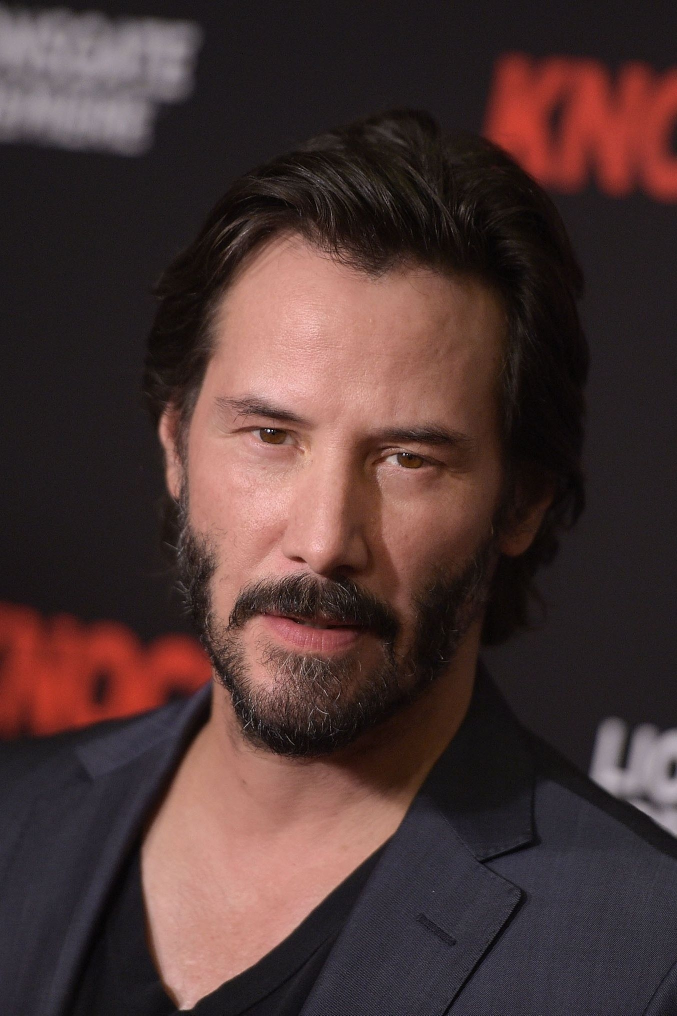
#> input picture data/input/1.jpg, 1354 x 2031 px (shown at 1/2 size)
$ python main.py --input data/input/1.jpg --output out.png
#> lines starting #> are read from the running program, lines starting #| are printed output that depends on the picture
### src/pupil_distance_detector/utils/image_io.py
from __future__ import annotations

from pathlib import Path

import cv2
import numpy as np


def load_image(path: str | Path, grayscale: bool = False) -> np.ndarray:
#> called with path = 'data/input/1.jpg', grayscale = False
    flag = cv2.IMREAD_GRAYSCALE if grayscale else cv2.IMREAD_COLOR
    image = cv2.imread(str(path), flag)
#> image is the input picture: shape (2031, 1354, 3); mean B, G, R 52.1, 53.5, 75.2
    if image is None:
        raise FileNotFoundError(f"Unable to load image: {path}")
    return image


def ensure_gray(image: np.ndarray) -> np.ndarray:
    if image.ndim == 2:
        return image
    return cv2.cvtColor(image, cv2.COLOR_BGR2GRAY)
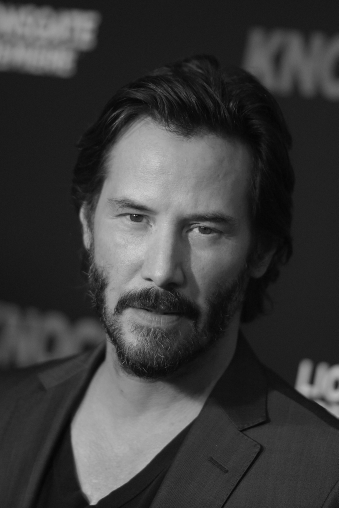
#> returned value: shape (2031, 1354) (shown at 1/4 size); min 0, max 254, mean 59.8


def ensure_bgr(image: np.ndarray) -> np.ndarray:
    if image.ndim == 3:
        return image.copy()
    return cv2.cvtColor(image, cv2.COLOR_GRAY2BGR)


def save_image(path: str | Path, image: np.ndarray) -> None:
    output_path = Path(path)
    output_path.parent.mkdir(parents=True, exist_ok=True)
    success = cv2.imwrite(str(output_path), image)
    if not success:
        raise IOError(f"Unable to save image: {path}")

### src/pupil_distance_detector/pipelines/pipeline_v1.py
"""
Pipeline V1 技術流程
1. 讀入輸入影像並轉為灰階影像。
2. 進行小角度旋轉搜尋，降低人臉微幅傾斜造成的偵測偏差。
3. 使用 Haar cascade 偵測臉部與眼睛位置。
4. 依據臉部與眼睛位置建立左右眼搜尋區域。
5. 對搜尋區域套用 Gaussian Blur，降低雜訊干擾。
6. 在左右眼區域內以自適應二值化、Canny、Hough Circle 與 contour 產生瞳孔候選。
7. 以暗區、圓形程度與區域位置評估候選品質，收斂出左右瞳孔中心。
8. 計算左右瞳孔中心的像素距離。
9. 只輸出最終成果圖，清楚標示瞳孔範圍與瞳孔中心距離。
10. 保留中間處理結果於 artifacts，供除錯或後續分析使用。
"""

from __future__ import annotations

from pathlib import Path

import cv2
import numpy as np

from pupil_distance_detector.measurement.distance import euclidean_distance
from pupil_distance_detector.pipelines.base import BasePipeline
from pupil_distance_detector.preprocessing.binarization import apply_adaptive_threshold
from pupil_distance_detector.preprocessing.blur import apply_gaussian_blur
from pupil_distance_detector.utils.image_io import ensure_bgr, ensure_gray
from pupil_distance_detector.utils.models import DetectionResult, PipelineArtifacts, PupilCandidate


FACE_CASCADE_PATH = Path(cv2.data.haarcascades) / "haarcascade_frontalface_default.xml"
EYE_CASCADE_PATH = Path(cv2.data.haarcascades) / "haarcascade_eye_tree_eyeglasses.xml"


class PipelineV1(BasePipeline):
    name = "v1"

    ROTATION_ANGLES = (-10.0, -5.0, 0.0, 5.0, 10.0)
    BLUR_OPTIONS = (
        ((7, 7), 1.0),
        ((9, 9), 1.4),
    )

    @staticmethod
    def _rotate_image(image: np.ndarray, angle_deg: float) -> np.ndarray:
        height, width = image.shape[:2]
        center = (width / 2.0, height / 2.0)
        matrix = cv2.getRotationMatrix2D(center, angle_deg, 1.0)
        return cv2.warpAffine(
            image,
            matrix,
            (width, height),
            flags=cv2.INTER_LINEAR,
            borderMode=cv2.BORDER_CONSTANT,
            borderValue=0,
        )

    @staticmethod
    def _make_box_mask(image: np.ndarray, box: tuple[int, int, int, int]) -> np.ndarray:
        x1, y1, x2, y2 = box
        masked = np.zeros_like(image)
        masked[y1:y2, x1:x2] = image[y1:y2, x1:x2]
        return masked

    @staticmethod
    def _detect_face_and_eyes(
        gray: np.ndarray,
    ) -> tuple[tuple[int, int, int, int] | None, list[tuple[int, int, int, int]]]:
        face_cascade = cv2.CascadeClassifier(str(FACE_CASCADE_PATH))
        eye_cascade = cv2.CascadeClassifier(str(EYE_CASCADE_PATH))

        faces = face_cascade.detectMultiScale(gray, scaleFactor=1.1, minNeighbors=5, minSize=(120, 120))
        if len(faces) == 0:
            return None, []

        fx, fy, fw, fh = map(int, max(faces, key=lambda item: item[2] * item[3]))
        face_upper = gray[fy : fy + int(fh * 0.62), fx : fx + fw]
        eyes = eye_cascade.detectMultiScale(face_upper, scaleFactor=1.05, minNeighbors=6, minSize=(28, 28))

        eye_boxes: list[tuple[int, int, int, int]] = []
        for ex, ey, ew, eh in eyes:
            eye_boxes.append((fx + int(ex), fy + int(ey), int(ew), int(eh)))

        eye_boxes.sort(key=lambda item: item[2] * item[3], reverse=True)
        return (fx, fy, fw, fh), eye_boxes[:4]

    @staticmethod
    def _build_eye_search_regions(
        gray: np.ndarray,
        face_box: tuple[int, int, int, int] | None,
        eye_boxes: list[tuple[int, int, int, int]],
    ) -> tuple[tuple[int, int, int, int], tuple[int, int, int, int], tuple[int, int, int, int]]:
        height, width = gray.shape[:2]

        if face_box is None:
            face_box = (int(width * 0.18), int(height * 0.10), int(width * 0.64), int(height * 0.72))

        fx, fy, fw, fh = face_box
        coarse_box = (
            max(0, fx + int(fw * 0.10)),
            max(0, fy + int(fh * 0.16)),
            min(width, fx + int(fw * 0.90)),
            min(height, fy + int(fh * 0.48)),
        )

        def expand_eye(box: tuple[int, int, int, int]) -> tuple[int, int, int, int]:
            ex, ey, ew, eh = box
            x1 = max(0, ex - int(ew * 0.10))
            x2 = min(width, ex + ew + int(ew * 0.10))
            y1 = max(0, ey + int(eh * 0.12))
            y2 = min(height, ey + int(eh * 0.72))
            return x1, y1, x2, y2

        if len(eye_boxes) >= 2:
            sorted_eyes = sorted(eye_boxes, key=lambda item: item[0])
            left_raw = sorted_eyes[0]
            right_raw = sorted_eyes[-1]
            avg_h = int(round((left_raw[3] + right_raw[3]) / 2))
            avg_center_y = int(
                round(((left_raw[1] + left_raw[3] / 2) + (right_raw[1] + right_raw[3] / 2)) / 2)
            )

            left_eye_box = (left_raw[0], max(0, avg_center_y - avg_h // 2), left_raw[2], avg_h)
            right_eye_box = (right_raw[0], max(0, avg_center_y - avg_h // 2), right_raw[2], avg_h)
            return coarse_box, expand_eye(left_eye_box), expand_eye(right_eye_box)

        if len(eye_boxes) == 1:
            ex, ey, ew, eh = eye_boxes[0]
            face_center_x = fx + fw / 2.0
            eye_center_x = ex + ew / 2.0
            mirrored_center_x = int(round(2 * face_center_x - eye_center_x))
            mirrored_x = max(fx, min(int(mirrored_center_x - ew / 2.0), fx + fw - ew))
            mirrored_eye = (mirrored_x, ey, ew, eh)

            if eye_center_x <= face_center_x:
                return coarse_box, expand_eye((ex, ey, ew, eh)), expand_eye(mirrored_eye)
            return coarse_box, expand_eye(mirrored_eye), expand_eye((ex, ey, ew, eh))

        cx1, cy1, cx2, cy2 = coarse_box
        coarse_width = cx2 - cx1
        coarse_height = cy2 - cy1
        left_box = (
            cx1,
            cy1 + int(coarse_height * 0.10),
            cx1 + int(coarse_width * 0.48),
            cy1 + int(coarse_height * 0.60),
        )
        right_box = (
            cx1 + int(coarse_width * 0.52),
            cy1 + int(coarse_height * 0.10),
            cx2,
            cy1 + int(coarse_height * 0.60),
        )
        return coarse_box, left_box, right_box

    @staticmethod
    def _score_local_candidate(candidate: PupilCandidate, roi: np.ndarray) -> float:
        cx, cy = candidate.center
        radius = max(4, int(round(candidate.radius)))
        rx1 = max(0, cx - radius)
        ry1 = max(0, cy - radius)
        rx2 = min(roi.shape[1], cx + radius)
        ry2 = min(roi.shape[0], cy + radius)
        patch = roi[ry1:ry2, rx1:rx2]
        darkness = 255.0 - float(np.mean(patch)) if patch.size else 0.0
        center_penalty = abs(cx - roi.shape[1] / 2) / max(roi.shape[1] / 2, 1)
        vertical_penalty = abs(cy - roi.shape[0] * 0.42) / max(roi.shape[0] * 0.42, 1)
        return candidate.score + (darkness / 255.0) * 1.5 - center_penalty * 0.6 - vertical_penalty * 0.8

    @staticmethod
    def _refine_candidate_center(roi: np.ndarray, candidate: PupilCandidate) -> tuple[tuple[int, int], float]:
        cx, cy = candidate.center
        radius = max(6, int(round(candidate.radius * 1.6)))
        x1 = max(0, cx - radius)
        y1 = max(0, cy - radius)
        x2 = min(roi.shape[1], cx + radius + 1)
        y2 = min(roi.shape[0], cy + radius + 1)
        patch = roi[y1:y2, x1:x2]
        if patch.size == 0:
            return candidate.center, candidate.radius

        patch_blur = cv2.GaussianBlur(patch, (5, 5), 0)
        darkness = 255.0 - patch_blur.astype(np.float32)
        threshold = np.percentile(darkness, 85)
        mask = darkness >= threshold
        if not np.any(mask):
            min_idx = np.unravel_index(np.argmin(patch_blur), patch_blur.shape)
            return (x1 + int(min_idx[1]), y1 + int(min_idx[0])), candidate.radius

        ys, xs = np.where(mask)
        weights = darkness[ys, xs]
        refined_x = int(round(np.average(xs, weights=weights))) + x1
        refined_y = int(round(np.average(ys, weights=weights))) + y1
        blob_area = float(mask.sum())
        refined_radius = max(3.0, min(candidate.radius, np.sqrt(blob_area / np.pi)))
        return (refined_x, refined_y), refined_radius

    @classmethod
    def _detect_pupil_in_eye_region(
        cls,
        gray: np.ndarray,
        eye_box: tuple[int, int, int, int],
    ) -> tuple[PupilCandidate | None, dict[str, np.ndarray]]:
        x1, y1, x2, y2 = eye_box
        roi = gray[y1:y2, x1:x2]
        if roi.size == 0 or roi.shape[0] < 12 or roi.shape[1] < 12:
            return None, {}

        blurred = apply_gaussian_blur(roi, kernel_size=(7, 7), sigma_x=1.2)
        binary = apply_adaptive_threshold(blurred, block_size=25, c=7, invert=True)
        edges = cv2.Canny(blurred, 20, 60)
        candidates: list[PupilCandidate] = []

        circles = cv2.HoughCircles(
            blurred,
            cv2.HOUGH_GRADIENT,
            dp=1.2,
            minDist=max(roi.shape[1] // 3, 10),
            param1=80,
            param2=8,
            minRadius=3,
            maxRadius=max(6, min(roi.shape[:2]) // 4),
        )
        if circles is not None:
            for cx, cy, radius in np.round(circles[0]).astype(int):
                if not (roi.shape[1] * 0.18 <= cx <= roi.shape[1] * 0.82):
                    continue
                if not (roi.shape[0] * 0.20 <= cy <= roi.shape[0] * 0.62):
                    continue
                candidates.append(
                    PupilCandidate(
                        center=(int(cx), int(cy)),
                        radius=float(radius),
                        score=1.0 - min(radius / max(min(roi.shape[:2]) // 3, 1), 1.0),
                        contour=None,
                        bbox=(int(cx - radius), int(cy - radius), int(radius * 2), int(radius * 2)),
                        source="hough",
                    )
                )

        contours, _ = cv2.findContours(binary, cv2.RETR_EXTERNAL, cv2.CHAIN_APPROX_SIMPLE)
        for contour in contours:
            area = cv2.contourArea(contour)
            if area < 8 or area > roi.shape[0] * roi.shape[1] * 0.18:
                continue
            perimeter = cv2.arcLength(contour, True)
            if perimeter <= 0:
                continue
            circularity = 4.0 * np.pi * area / (perimeter * perimeter)
            if circularity < 0.18:
                continue
            moments = cv2.moments(contour)
            if moments["m00"] == 0:
                continue
            cx = int(moments["m10"] / moments["m00"])
            cy = int(moments["m01"] / moments["m00"])
            if not (roi.shape[1] * 0.18 <= cx <= roi.shape[1] * 0.82):
                continue
            if not (roi.shape[0] * 0.20 <= cy <= roi.shape[0] * 0.62):
                continue
            x, y, w, h = cv2.boundingRect(contour)
            candidates.append(
                PupilCandidate(
                    center=(cx, cy),
                    radius=max(w, h) / 2.0,
                    score=circularity,
                    contour=contour,
                    bbox=(x, y, w, h),
                    source="contour",
                )
            )

        if not candidates:
            min_idx = np.unravel_index(np.argmin(blurred), blurred.shape)
            candidates.append(
                PupilCandidate(
                    center=(int(min_idx[1]), int(min_idx[0])),
                    radius=float(max(4, min(roi.shape[:2]) // 8)),
                    score=0.1,
                    contour=None,
                    bbox=None,
                    source="darkest-point",
                )
            )

        best_local = max(candidates, key=lambda item: cls._score_local_candidate(item, roi))
        refined_center, refined_radius = cls._refine_candidate_center(blurred, best_local)
        best_candidate = PupilCandidate(
            center=(x1 + refined_center[0], y1 + refined_center[1]),
            radius=refined_radius,
            score=cls._score_local_candidate(best_local, roi),
            contour=best_local.contour,
            bbox=(
                x1 + best_local.bbox[0],
                y1 + best_local.bbox[1],
                best_local.bbox[2],
                best_local.bbox[3],
            )
            if best_local.bbox
            else None,
            source=best_local.source,
        )
        return best_candidate, {"blurred": blurred, "binary": binary, "edges": edges}

    @staticmethod
    def _score_pair(
        left_candidate: PupilCandidate,
        right_candidate: PupilCandidate,
        image_shape: tuple[int, int],
        rotation_angle: float,
    ) -> float:
        height, width = image_shape[:2]
        dx = abs(right_candidate.center[0] - left_candidate.center[0])
        dy = abs(right_candidate.center[1] - left_candidate.center[1])
        horizontal_score = min(dx / max(width * 0.18, 1), 1.4)
        vertical_score = 1.0 - min(dy / max(height * 0.12, 1), 1.0)
        radius_gap = abs(left_candidate.radius - right_candidate.radius)
        radius_score = 1.0 - min(radius_gap / max(max(left_candidate.radius, right_candidate.radius), 1.0), 1.0)
        eye_line_penalty = abs(dx - width * 0.28) / max(width * 0.28, 1)
        angle_penalty = 0.02 * abs(rotation_angle)
        return (
            left_candidate.score
            + right_candidate.score
            + horizontal_score
            + vertical_score
            + radius_score
            - eye_line_penalty
            - angle_penalty
        )

    @classmethod
    def _auto_search_pupils(cls, gray: np.ndarray) -> dict[str, object]:
        best_result: dict[str, object] | None = None
        best_score = -1.0

        for rotation_angle in cls.ROTATION_ANGLES:
            rotated_gray = cls._rotate_image(gray, rotation_angle)
            face_box, eye_boxes = cls._detect_face_and_eyes(rotated_gray)
            coarse_box, left_eye_box, right_eye_box = cls._build_eye_search_regions(rotated_gray, face_box, eye_boxes)
            coarse_roi_masked = cls._make_box_mask(rotated_gray, coarse_box)
            left_eye_masked = cls._make_box_mask(rotated_gray, left_eye_box)
            right_eye_masked = cls._make_box_mask(rotated_gray, right_eye_box)

            for blur_kernel, blur_sigma in cls.BLUR_OPTIONS:
                blurred = apply_gaussian_blur(rotated_gray, kernel_size=blur_kernel, sigma_x=blur_sigma)
                left_candidate, left_debug = cls._detect_pupil_in_eye_region(blurred, left_eye_box)
                right_candidate, right_debug = cls._detect_pupil_in_eye_region(blurred, right_eye_box)
                if left_candidate is None or right_candidate is None:
                    continue

                pair_score = cls._score_pair(left_candidate, right_candidate, rotated_gray.shape, rotation_angle)
                if pair_score <= best_score:
                    continue

                best_score = pair_score
                best_result = {
                    "rotated_gray": rotated_gray,
                    "rotation_angle": rotation_angle,
                    "blurred": blurred,
                    "face_box": face_box,
                    "eye_boxes": eye_boxes,
                    "coarse_roi_masked": coarse_roi_masked,
                    "coarse_roi_box": coarse_box,
                    "left_eye_masked": left_eye_masked,
                    "left_eye_box": left_eye_box,
                    "right_eye_masked": right_eye_masked,
                    "right_eye_box": right_eye_box,
                    "left_debug": left_debug,
                    "right_debug": right_debug,
                    "left_candidate": left_candidate,
                    "right_candidate": right_candidate,
                    "pair_source": "eye-region-local-search",
                    "distance_px": euclidean_distance(left_candidate.center, right_candidate.center),
                    "params": {"blur_kernel": blur_kernel, "blur_sigma": blur_sigma},
                }
#> this loop made 5 passes
#> (eyes in _detect_face_and_eyes, coarse_box, left_raw in _build_eye_search_regions, right_raw in _build_eye_search_regions) on pass 1: ([[210, 212, 125, 125], [440, 266, 182, 182]], (377, 706, 994, 953), (510, 795, 125, 125), (740, 849, 182, 182))
#> pass 1, in _auto_search_pupils, `rotated_gray = cls._rotate_image(gray, rotation_angle)`:
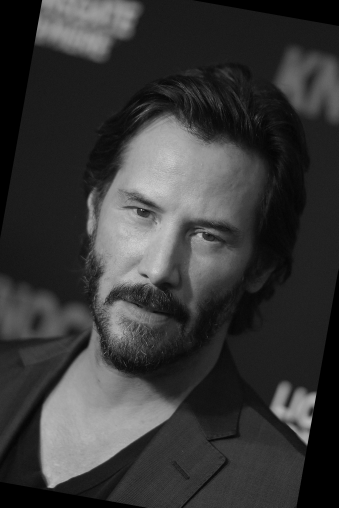
#> rotated_gray: shape (2031, 1354) (shown at 1/4 size); min 0, max 254, mean 55.9
#> pass 1, in _detect_face_and_eyes, `face_upper = gray[fy : fy + int(fh * 0.62), fx : fx + fw]`:
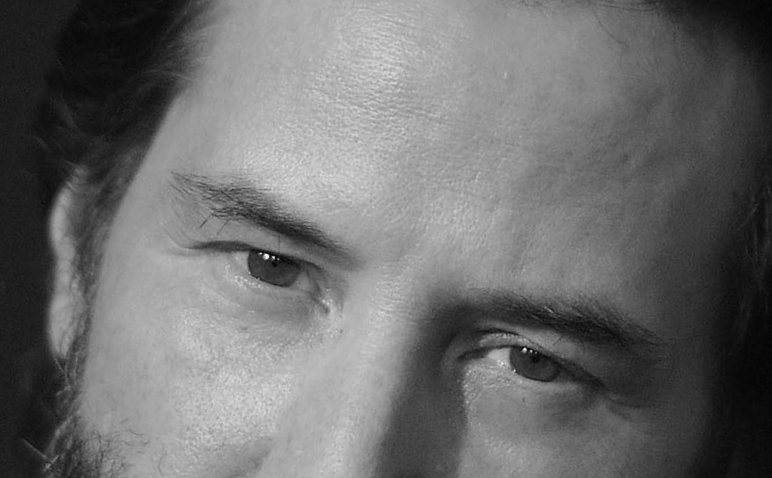
#> face_upper: shape (478, 772); min 2, max 254, mean 108.7
#> pass 1, in _auto_search_pupils, `coarse_roi_masked = cls._make_box_mask(rotated_gray, coarse_box)`:
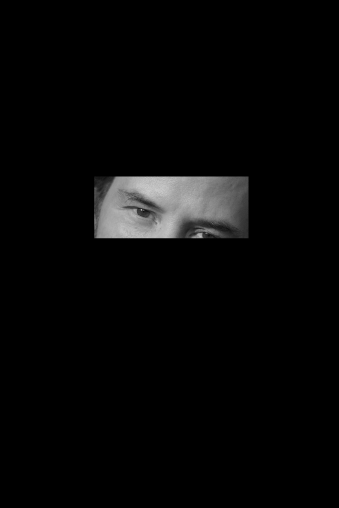
#> coarse_roi_masked: shape (2031, 1354) (shown at 1/4 size); min 0, max 254, mean 7
#> pass 1, in _auto_search_pupils, `left_eye_masked = cls._make_box_mask(rotated_gray, left_eye_box)`:
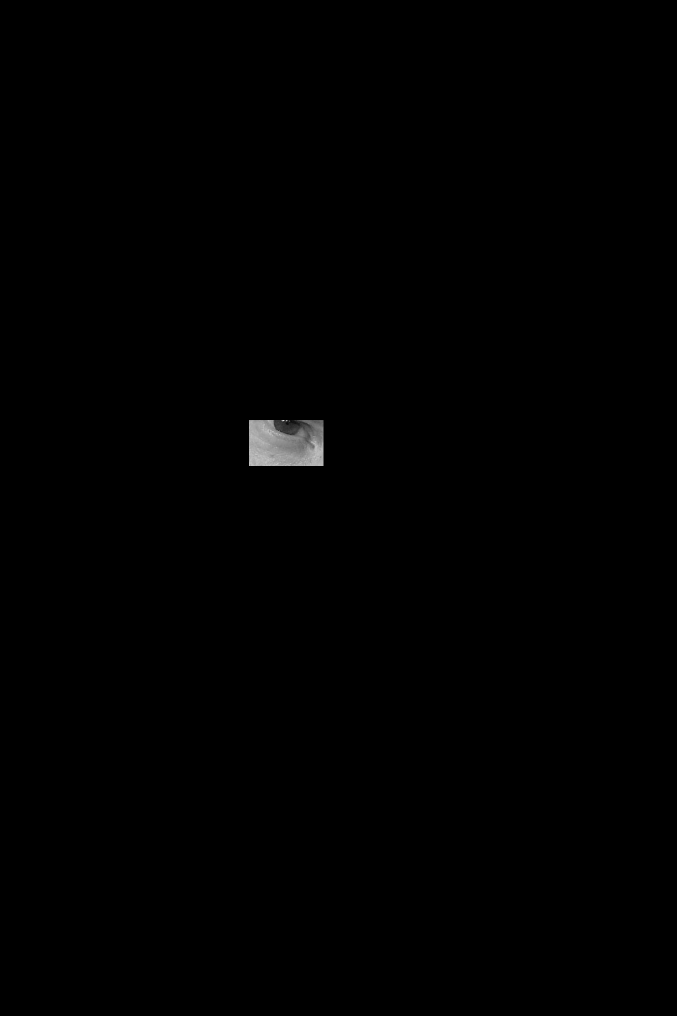
#> left_eye_masked: shape (2031, 1354) (shown at 1/2 size); min 0, max 245, mean 0.7
#> (the rest of the program and of its run is left out)
